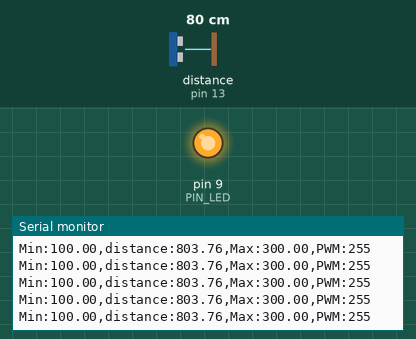
Recording of a sketch running on a simulated Arduino Uno, built with avr-gcc and run on an emulated ATmega328P. Shown: output pins drawn as LEDs (lit = HIGH), the last lines printed to the serial monitor. Wiring (inferred from the names in the program): ultrasonic range finder: trigger pin 12; echo pin 13. The test bench sets the inputs (shaded band); at power-on: distance to the obstacle (sensor on pin 13) 80 cm. The echo pulse lasts 58.3 µs per cm; pins used as bus, display or sensor lines are not drawn.

Above: at 1.2 s.
1.3 s: distance to the obstacle (sensor on pin 13) set to 250 cm
At 1.9 s:
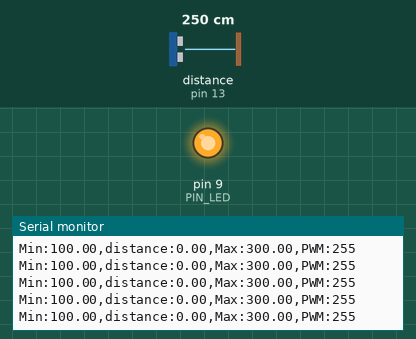
4.3 s: distance to the obstacle (sensor on pin 13) set to 120 cm
At 4.9 s:
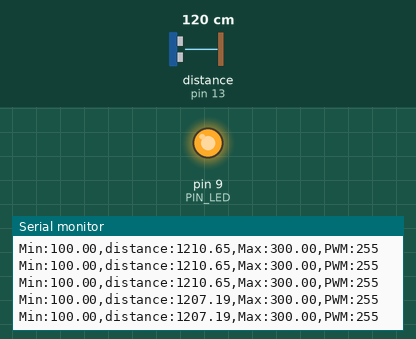
Timing chart, 0 to 7.3 s (numbered marks = the images above; inputs shaded):
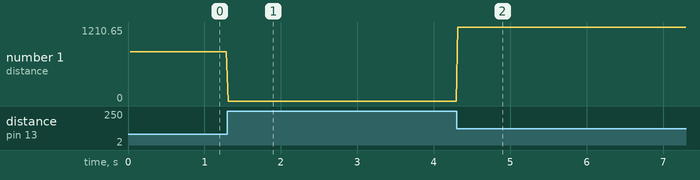

Measured:
- after the input at 1.3 s, the serial monitor: prints a new line at once (image 1)
- after the input at 4.3 s, the serial monitor: prints a new line at once (image 2)
- plotted number 1: 803.76 → 0 after the input at 1.3 s, 0 → 1210.65 after the input at 4.3 s

The sketch:

led_rightness.ino
```cpp
// Arduino pin assignment
#define PIN_LED  9
#define PIN_TRIG 12   // sonar sensor TRIGGER
#define PIN_ECHO 13   // sonar sensor ECHO

// configurable parameters
#define SND_VEL 346.0     // sound velocity at 24 celsius degree (unit: m/sec)
#define INTERVAL 25      // sampling interval (unit: msec)
#define PULSE_DURATION 10 // ultra-sound Pulse Duration (unit: usec)
#define _DIST_MIN 100.0   // minimum distance to be measured (unit: mm)
#define _DIST_MAX 300.0   // maximum distance to be measured (unit: mm)

#define TIMEOUT ((INTERVAL / 2) * 1000.0) // maximum echo waiting time (unit: usec)
#define SCALE (0.001 * 0.5 * SND_VEL) // coefficent to convert duration to distance

unsigned long last_sampling_time = 0;   // unit: msec

void setup() {
  // initialize GPIO pins
  pinMode(PIN_LED, OUTPUT);
  pinMode(PIN_TRIG, OUTPUT);  // sonar TRIGGER
  pinMode(PIN_ECHO, INPUT);   // sonar ECHO
  digitalWrite(PIN_TRIG, LOW);  // turn-off Sonar
  analogWrite(PIN_LED, 255);   // active-low LED initially OFF

  // initialize serial port
  Serial.begin(57600);
}

void loop() {
  float distance;

  // wait until next sampling time. // polling
  // millis() returns the number of milliseconds since the program started.
  //    will overflow after 50 days.
  unsigned long now = millis();
  if (now - last_sampling_time < INTERVAL)
    return;
  last_sampling_time = now;

  distance = USS_measure(PIN_TRIG, PIN_ECHO); // unit: mm

  int pwm = 255; // invalid or out-of-range reading: LED OFF
  if (distance >= _DIST_MIN && distance <= _DIST_MAX) {
    float offset = distance - 200.0f;
    if (offset < 0.0f)
      offset = -offset;

    float pwmFloat = offset * 255.0f / 100.0f;
    pwm = (int)(pwmFloat + 0.5f);
    pwm = constrain(pwm, 0, 255);
  }
  analogWrite(PIN_LED, pwm);

  // output the distance to the serial port
  Serial.print("Min:");        Serial.print(_DIST_MIN);
  Serial.print(",distance:");  Serial.print(distance);
  Serial.print(",Max:");       Serial.print(_DIST_MAX);
  Serial.print(",PWM:");       Serial.println(pwm);

}

// get a distance reading from USS. return value is in millimeter.
float USS_measure(int TRIG, int ECHO)
{
  digitalWrite(TRIG, HIGH);
  delayMicroseconds(PULSE_DURATION);
  digitalWrite(TRIG, LOW);

  return pulseIn(ECHO, HIGH, TIMEOUT) * SCALE; // unit: mm

  // Pulse duration to distance conversion example (target distance = 17.3m)
  // - pulseIn(ECHO, HIGH, timeout) returns microseconds (음파의 왕복 시간)
  // - 편도 거리 = (pulseIn() / 1,000,000) * SND_VEL / 2 (미터 단위)
  //   mm 단위로 하려면 * 1,000이 필요 ==>  SCALE = 0.001 * 0.5 * SND_VEL
  //
  // - 예, pusseIn()이 100,000 이면 (= 0.1초, 왕복 거리 34.6m)
  //        = 100,000 micro*sec * 0.001 milli/micro * 0.5 * 346 meter/sec
  //        = 100,000 * 0.001 * 0.5 * 346
  //        = 17,300 mm  ==> 17.3m
}
```
